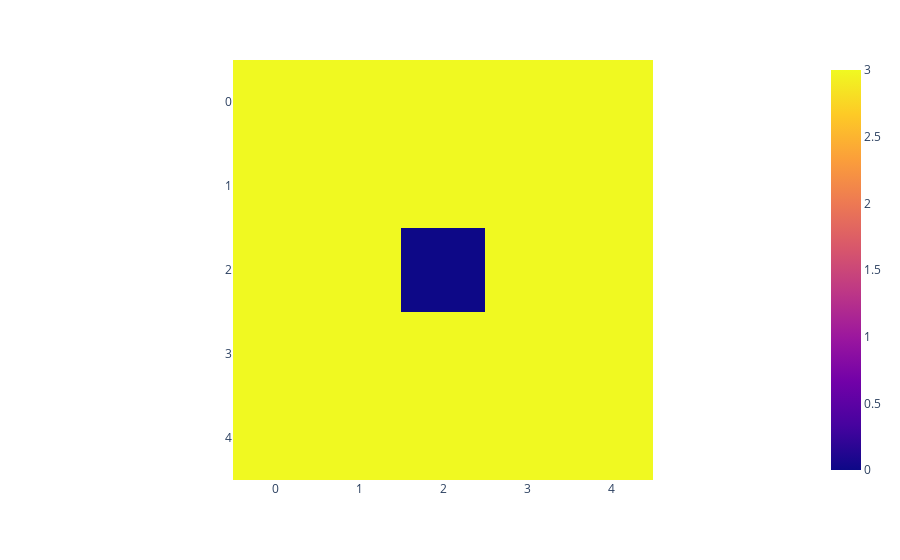

Source (notebook cell):
### Code cell
a = np.random.randint(0, 5, (4, 4))
a = np.array([[3,3,3,3,3],
              [3,3,3,3,3],
              [3,3,0,3,3],
              [3,3,3,3,3],
              [3,3,3,3,3]])

c = BettiMatching.CubicalPersistence(a)
_ = c.BarCode()
px.imshow(a)

### Figure 1 — Plotly figure (JSON) as saved in the notebook; plotly's stock layout.template omitted (floating-point values rounded to 4 significant figures)
{"data": [{"coloraxis": "coloraxis", "hovertemplate": "x: %{x}<br>y: %{y}<br>color: %{z}<extra></extra>", "name": "0", "type": "heatmap", "xaxis": "x", "yaxis": "y", "z": [[3, 3, 3, 3, 3], [3, 3, 3, 3, 3], [3, 3, 0, 3, 3], [3, 3, 3, 3, 3], [3, 3, 3, 3, 3]]}], "layout": {"coloraxis": {"colorscale": [[0, "#0d0887"], [0.1111, "#46039f"], [0.2222, "#7201a8"], [0.3333, "#9c179e"], [0.4444, "#bd3786"], [0.5556, "#d8576b"], [0.6667, "#ed7953"], [0.7778, "#fb9f3a"], [0.8889, "#fdca26"], [1, "#f0f921"]]}, "margin": {"t": 60}, "xaxis": {"anchor": "y", "constrain": "domain", "domain": [0, 1], "scaleanchor": "y"}, "yaxis": {"anchor": "x", "autorange": "reversed", "constrain": "domain", "domain": [0, 1]}}}
